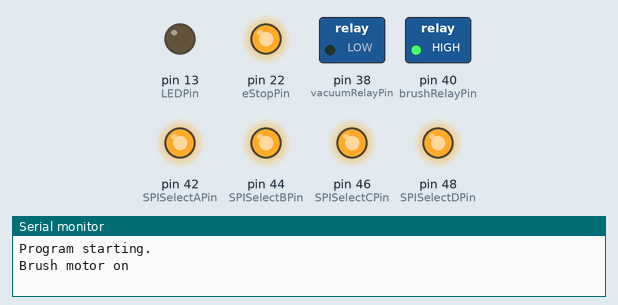
The sketch below on a simulated Arduino Mega 2560, built with avr-gcc and run on an emulated ATmega2560. On the bench: switched loads named in the sketch (green lamp = pin HIGH), output pins drawn as LEDs (lit = HIGH), the last lines printed to the serial monitor.

Above: at 2.1 s.
At 6.1 s:
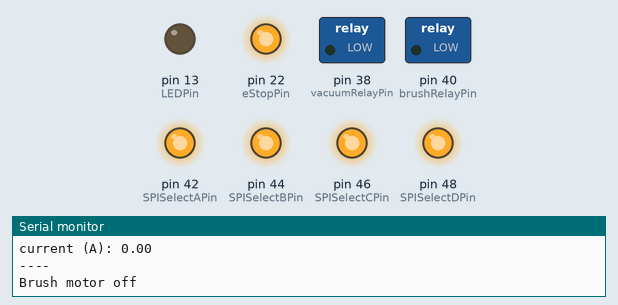
Timing chart, 0 to 10.5 s (numbered marks = the images above):
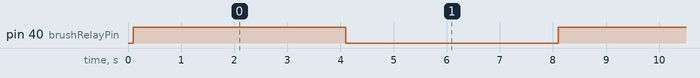

Measured:
- by itself, pin 40 (brushRelayPin): alternates HIGH for 4.0 s and LOW for 4.0 s

The sketch:

robot.ino
```cpp
/* Robot test program

   Artisan's Asylum sweeper bot team
   5-2-2012

   Richard Klancer
   rpk@pobox.com
*/

#include <SPI.h>
#include "motors.h"

//
// Pins we define ... these can change if depending how we want to wire things
//

// digital pins
const int eStopPin = 22;
const int vacuumRelayPin = 38;
const int brushRelayPin = 40;

const int SPISelectAPin = 42;
const int SPISelectBPin = 44;
const int SPISelectCPin = 46;
const int SPISelectDPin = 48;

const int LEDPin = 13;

// motor control

const byte MOTOR1_SELECT = 0;
const byte MOTOR2_SELECT = 0x80;

const byte REVERSE = 0x01;
const byte STOP = 0x40;
const byte FORWARD = 0x7F;
const float RANGE = (float)(STOP - REVERSE);

float motorSetting[] = {0.0, 0.0};

//
// SPI stuff. See http://arduino.cc/en/Reference/SPI
// SPI library expects these pins to work as follows:
//

// Master In Slave Out
const int MISOPin = 50;
// Serial Clock
const int SCKPin = 52;
// Master Out Slave In
const int MOSIPin = 51;
// Slave Select (must be careful to set to output mode if not using)
const int SSPin = 53;


const float CURRENT_SENSOR_RESISTANCE = 0.05;

void setupOutputPins() {
  int outputPins[] = {
    SSPin,
    brushRelayPin,
    vacuumRelayPin,
    SPISelectAPin,
    SPISelectBPin,
    SPISelectCPin,
    SPISelectDPin,
    LEDPin
  };
  int i;
  int len;

  len = sizeof(outputPins) / sizeof(int);

  for (i = 0; i < len; i++) {
    pinMode(outputPins[i], OUTPUT);
  }
}

/**
  Last setup step -- turn emergency stop system off (i.e, allow system to turn on.)
  Delays 0.1s for motor controller board, etc., to power up after relay switches
*/
void emergencyStopOff() {
  pinMode(eStopPin, OUTPUT);
  digitalWrite(eStopPin, HIGH);
  delay(100);
}

void blink(int t) {
  const int HALF_PERIOD = 100;
  int n;
  int i;

  n = t / HALF_PERIOD;
  for (i = 0; i < n; i++) {
    analogWrite(LEDPin, 255 * (i % 2));
    delay(HALF_PERIOD);
  }
}

/**
  Command motor 1 or 2.

  Arguments:
    motor:  1 or 2
    speed: -1.0 for full reverse; 0 for stop; 1.0 for full forward
    Values outside this range are clamped to the range [-1.0, 1.0]
*/
void motor(Motor m, float speed) {
  byte motorSelect;
  byte val;

  if (speed > 1.0) speed = 1.0;
  if (speed < -1.0) speed = -1.0;

  motorSetting[(int)m] = speed;

  motorSelect = m == MOTOR1 ? MOTOR1_SELECT : MOTOR2_SELECT;
  val = ((byte)(speed * RANGE) + STOP) | motorSelect;
  Serial1.write(val);
}

void logSPI(int pin) {
  byte rawByte[6];
  int i;

  int msb;
  int lsb;
  unsigned int lsbReversed;
  unsigned int lsbBit;

  unsigned int msbSignBit;
  unsigned int msbNullBit;
  unsigned int lsbSignBit;
  unsigned int lsbNullBit;

  float reading;
  float voltage;
  float current;

  digitalWrite(pin, LOW);
  for (i = 0; i < 6; i++) {
    rawByte[i] = SPI.transfer(0x00);
  }
  digitalWrite(pin, HIGH);

  Serial.print("----\n");
  for (i = 0; i < 6; i++) {
    Serial.print(rawByte[i], BIN);
    Serial.print(" ");
  }
  Serial.print("\n");

  msbNullBit = (rawByte[0] & 0x20) >> 5;
  msbSignBit = (rawByte[0] & 0x10) >> 4;
  lsbSignBit = (rawByte[3] & 0x10) >> 4;
  lsbNullBit = (rawByte[3] & 0x08) >> 3;

  if (msbNullBit|| lsbNullBit) {
    Serial.print("null bits aren't null!\n");
    Serial.print("----\n");
    return;
  }

  msb = ((int)(rawByte[0] & 0x0F) << 8) | (int)rawByte[1];

  lsbReversed = ((unsigned int)rawByte[2] << 8) | (unsigned int)(rawByte[3] & 0xE0);

  // the zero bit of the LSB reading is not repeated
  lsb = ((unsigned int)rawByte[1] & 0x01);

  for (i = 1; i <= 11; i++) {
    lsbBit = (lsbReversed >> (16 - i));
    lsbBit &= 0x01;
    lsb |= (lsbBit << i);
  }

  if (msbSignBit) {
    msb |= 0xF000;
  }
  if (lsbSignBit) {
    lsb |= 0xF000;
  }

  if (msb == 4095 || msb == -4096) {
    Serial.print("OVERFLOW\n");
  }
  else if (msb == lsb) {
    reading = (float)msb;

    voltage = reading / 4096.0 * 2.0;
    current = voltage / CURRENT_SENSOR_RESISTANCE;

    Serial.print("voltage (V): ");
    Serial.print(voltage, 4);
    Serial.print("\n");
    Serial.print("current (A): ");
    Serial.print(current, 2);
    Serial.print("\n\n");
  }
  else {
    Serial.print("msb reading doesn't match lsb reading\n");
    Serial.print(msbNullBit, DEC);
    Serial.print(lsbNullBit, DEC);
    Serial.print(msbSignBit, DEC);
    Serial.print(lsbSignBit, DEC);

    Serial.print("\n");
    Serial.print(msb, DEC);
    Serial.print(" ?= ");
    Serial.print(lsb, DEC);
    Serial.print("\n\n");
  }

  Serial.print("----\n");
}

void setup() {
  setupOutputPins();

  // start the SPI library:
  SPI.begin();

  // Arduino clock is 16 Mhz; this corresponds to 250kHz CLK on SPI bus
  SPI.setClockDivider(SPI_CLOCK_DIV64);

  // * data is transmitted by MCP3301 on falling edge
  // * Arduino SPI clock idles high
  // this is: CPOL=1, CPHA=1 (SPI mode 3)
  SPI.setDataMode(SPI_MODE3);

  // MCP3301 transmists most significant bit first
  // (Hwever, during a reading, if chip select is held low while 2 additional bytes are read
  // they will be the same reading with the least significant bit first. Handy for debugging!)
  SPI.setBitOrder(MSBFIRST);

  // Pull up the Chip Select pins on the MCP3301 current-sense A/D chips
  digitalWrite(SPISelectAPin, HIGH);
  digitalWrite(SPISelectBPin, HIGH);
  digitalWrite(SPISelectCPin, HIGH);
  digitalWrite(SPISelectDPin, HIGH);

  Serial1.begin(19200);

  Serial.begin(9600);
  Serial.print("Program starting.\n");

  emergencyStopOff();
}

void loop() {
  Serial.print("Brush motor on\n");
  digitalWrite(brushRelayPin, HIGH);
  delay(2000);
  logSPI(SPISelectCPin);
  delay(2000);

  Serial.print("Brush motor off\n");
  digitalWrite(brushRelayPin, LOW);
  delay(2000);
  logSPI(SPISelectCPin);
  delay(2000);
}
```

motors.h
```cpp
typedef enum {
  MOTOR1,
  MOTOR2
} Motor;
```
